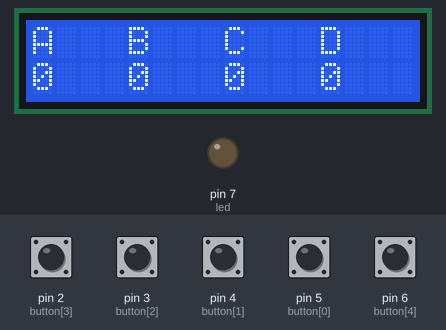
The sketch below on a simulated Arduino Uno, built with avr-gcc and run on an emulated ATmega328P. Parts: 16×2 character LCD, output pins drawn as LEDs (lit = HIGH). Dashed ring = blinking. The inputs (shaded band) are chosen by the test bench; at power-on: pin 2 (button[3]), pin 3 (button[2]), pin 4 (button[1]), pin 5 (button[0]), pin 6 (button[4]) HIGH.

Above: at 1.2 s.
1.3 s: pin 6 (button[4]) pulled LOW for 0.15 s
At 2.1 s:
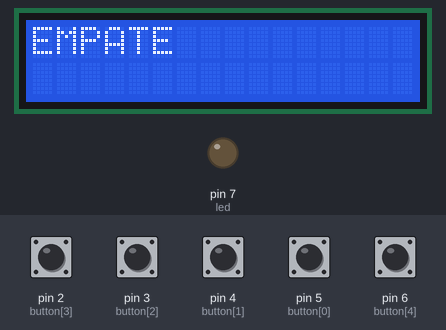
4.4 s: pin 2 (button[3]) pulled LOW for 0.15 s
At 5.3 s:
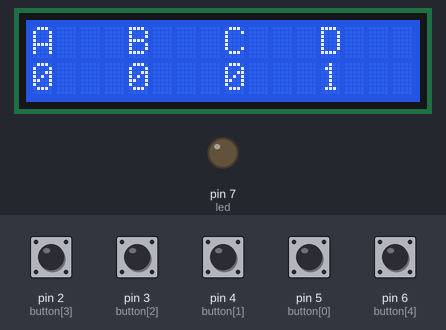
6.0 s: pin 6 (button[4]) pulled LOW for 1 s
At 7.0 s:
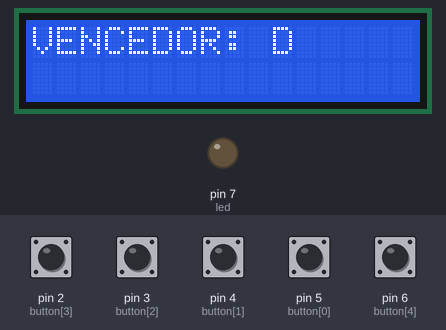
8.7 s: pin 3 (button[2]) pulled LOW for 1 s
At 8.85 s:
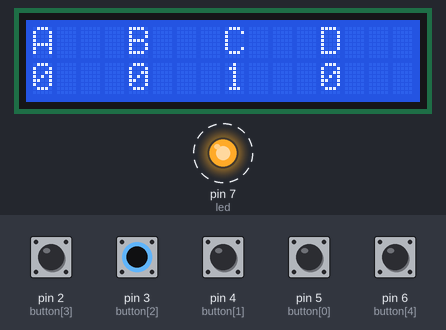
11.2 s: pin 6 (button[4]) pulled LOW for 0.15 s
At 13.2 s:
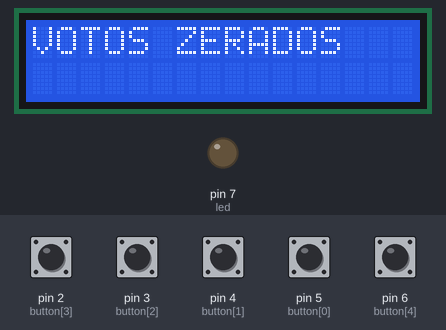
13.9 s: pin 4 (button[1]) pulled LOW for 0.15 s
At 15.0 s:
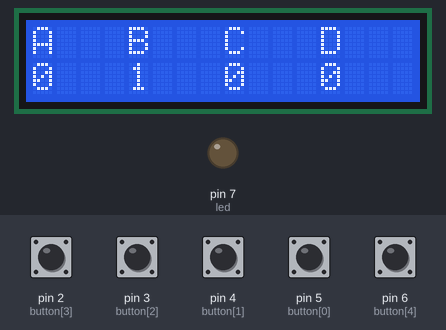
Timing chart, 0 to 16.5 s (numbered marks = the images above; inputs shaded):
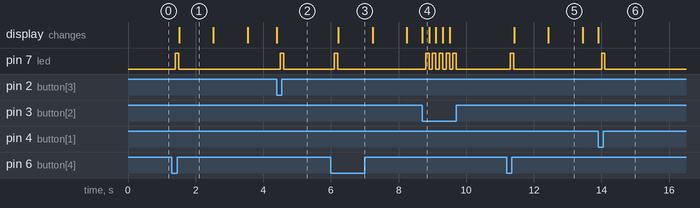

The sketch:

code.ino
```cpp
#include <LiquidCrystal_I2C.h>
#include <Wire.h>
LiquidCrystal_I2C lcd(0x20, 16, 2);

// Variáveis
int votos[4] = {0, 0, 0, 0};
bool reset = false;

// Constantes
const int button[5] = {5,4,3,2,6};
const int posCursor[4] = {0,4,8,12};
const int led = 7;
const char candidato[4] = {'A','B','C','D'};

// Protótipo das funçõs
void ligarLed();
void contarVoto(int pos);

// ========================
// Função inicio
// ========================
void setup() {
  lcd.init();
  lcd.clear();
  lcd.backlight();
  // Exibição dos Candidatos
  for (int i=0;i<4;i++){
  	lcd.setCursor(posCursor[i], 0);  lcd.print(candidato[i]);
    lcd.setCursor(posCursor[i], 1);  lcd.print(0);
  }

  // Definindo pin
  for(int i=0;i<5;i++){
    pinMode(button[i],INPUT_PULLUP);
  }
  pinMode(led, OUTPUT);
}

// ========================
// Função de processo
// ========================
void loop() {

  // Reset da votação
  if (digitalRead(button[4]) == LOW){
    ligarLed();
    int maior=votos[0],vencedor=0,empatado=0;
    reset = true;
    lcd.clear();

    // Verifica o vencedor
    for(int i=0;i<4;i++){
      if(votos[i] > maior){
        maior = votos[i];
        vencedor = i;
      }
    }
    for(int i=0;i<4;i++){
      if(votos[i] == maior){
      	empatado++;
      }
    }
    lcd.setCursor(0,0);
    if(empatado==1){
    	// Vencedor único
    	lcd.print("VENCEDOR: ");
    	lcd.setCursor(10,0);
    	lcd.print(candidato[vencedor]);
    }
    else{
    	// Candidatos com votos iguais
    	lcd.print("EMPATE");
    }
    delay(1000);
    lcd.clear();
    lcd.setCursor(0,0);
    lcd.print("VOTOS ZERADOS");
    for(int i=0;i<4;i++){
      votos[i] = 0;
    }
    delay(1000);
    lcd.clear();
    // Exibição dos Candidatos
  	for (int i=0;i<4;i++){
  		lcd.setCursor(posCursor[i], 0);  lcd.print(candidato[i]);
    	lcd.setCursor(posCursor[i], 1);  lcd.print(0);
  	}
    reset = false;
  }

  // Loop votação
  if(reset == false){
  	if (digitalRead(button[0]) == LOW){
    	contarVoto(0);
  	}
  	if (digitalRead(button[1]) == LOW){
    	contarVoto(1);
  	}
  	if (digitalRead(button[2]) == LOW){
    	contarVoto(2);
  	}
  	if (digitalRead(button[3]) == LOW){
    	contarVoto(3);
  	}
  }
}

// Definição das Funções

// ========================
// Função ligar entrada 7
// ========================
void ligarLed() {
    //Debounce imbutido
	delay(100);
	digitalWrite(led, HIGH);
	delay(100);
	digitalWrite(led,LOW);
}

// ========================
// Função contar votos
// ========================
void contarVoto(int pos){
	votos[pos]++;
	lcd.setCursor(posCursor[pos], 1);
	lcd.print(votos[pos]);
	ligarLed();
}
```

Measured:
- after the input at 1.3 s, pin 7 (led): LOW → HIGH after 0.10 s, → LOW 0.10 s later; the display: changes after 0.21 s (image 1)
- after the input at 4.4 s, pin 7 (led): LOW → HIGH after 0.10 s, → LOW 0.10 s later; the display: changes at once (image 2)
- after the input at 6.0 s, pin 7 (led): LOW → HIGH after 0.10 s, → LOW 0.10 s later; the display: changes after 0.21 s (image 3)
- after the input at 8.7 s, pin 7 (led): alternates HIGH for 0.10 s and LOW for 0.10 s, 10 changes in all, then stays LOW, starting after 0.10 s; the display: changes at once (image 4)
- after the input at 11.2 s, pin 7 (led): LOW → HIGH after 0.10 s, → LOW 0.10 s later; the display: first changes after 0.21 s (image 5 shows a later state)
- after the input at 13.9 s, pin 7 (led): LOW → HIGH after 0.10 s, → LOW 0.10 s later; the display: changes at once (image 6)
- what the display in image 1 shows lasts 1.0 s, from 1.5 s to 2.5 s
